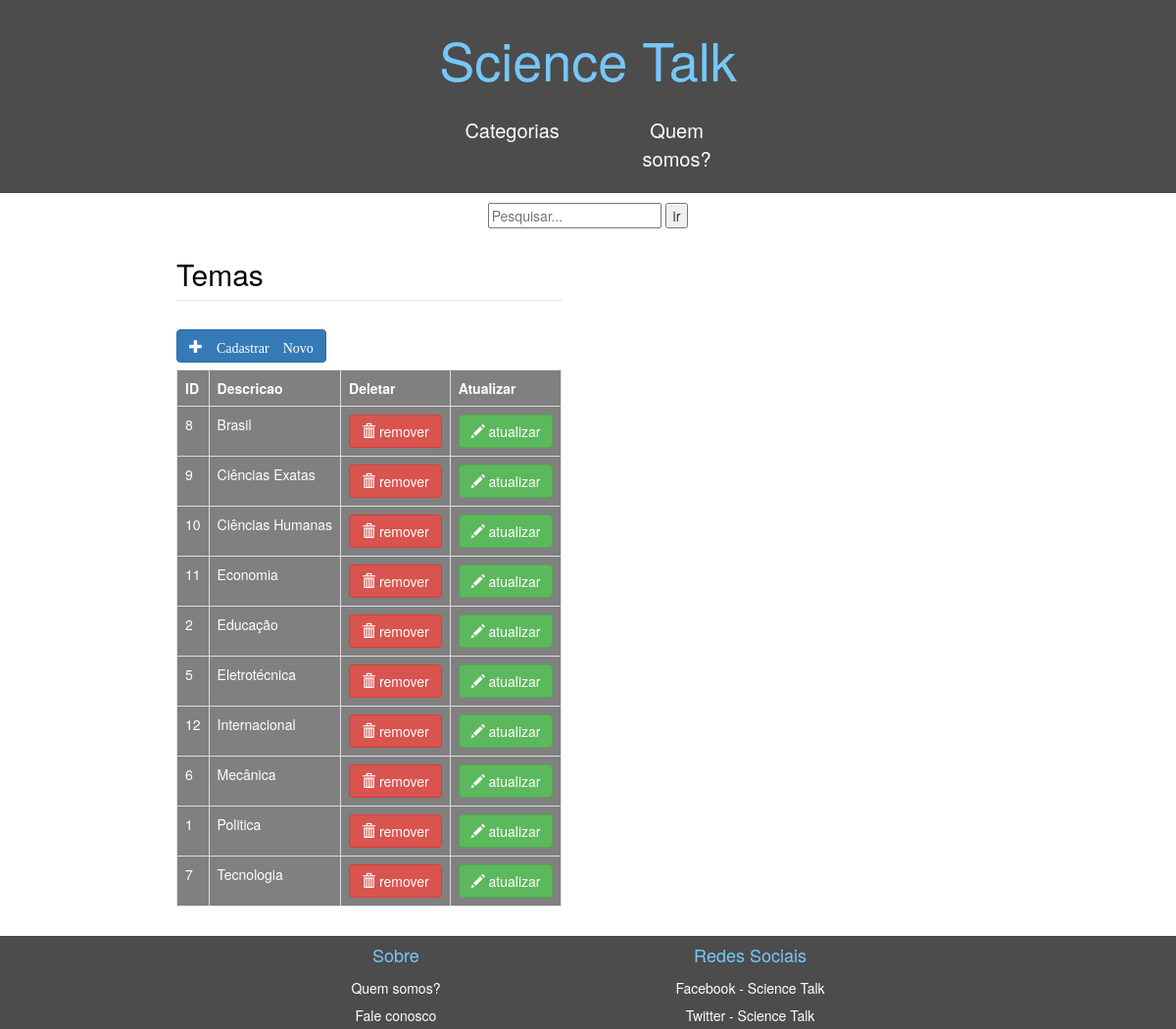
Screenshot of /Admin/ListTemas.php (signed in) with the database file from the repository.
### tables this page shows
CREATE TABLE `tema` (
  `id` int(11) NOT NULL,
  `descricao` varchar(50) NOT NULL
);

### Funcao.php (called while the page is built, shortened)
<?php
function obterConexao(){
  $conexao = mysqli_connect("localhost", "id10754545_root", "senha123", "id10754545_podcast");
  mysqli_set_charset($conexao,'utf8');
  return $conexao;
}
      function obterTema(){
        $temas = array();
        $conexao = obterConexao();
        $sql = "SELECT * FROM `tema` order by descricao ";
        if($result = mysqli_query($conexao, $sql)){
          $temas = $result->fetch_all(MYSQLI_ASSOC);
        }
        return $temas;
      }
?>

### Admin/ListTemas.php (the view, shortened to what this page needs)
<?php
	include_once ('../Funcao.php');
	?>
<!DOCTYPE html>
<html lang="pt-br">
	<head>
    <link rel="stylesheet" href="https://maxcdn.bootstrapcdn.com/bootstrap/3.3.7/css/bootstrap.min.css">
        <link rel="stylesheet" type="text/css" href="../Estilo_PI.css"/>
  </head>
  <body>
		<div class="container">
		<?php include_once ('../menu.php');?>
			<div id="conteudoo">
                <div>
                <fieldset>
			<legend>
				<h2>Temas</h2>
			</legend>
			<table class="table table-bordered  ">
            <caption><a class="btn btn-primary glyphicon glyphicon-plus" href="CadTema.php" role="button"> Cadastrar Novo</a></caption>
				<tr>
					<th>
						ID
					</th>
                    <th>
						Descricao
					</th>
					<th>
						Deletar
					</th>
					<th>
						Atualizar
					</th>
                </tr>
            </div>
                <?php
                    $pods = obterTema();
					foreach ($pods as $pod) {
                        echo "<tr>";
                        echo "<td>" . $pod["id"] . "</td>";
                        echo "<td>" . $pod["descricao"] . "</td>";
                        echo "<td> <form action='DeleteTema.php' method='post'>
				             <input type='hidden' name='id' value=" .$pod['id'].">
							<button class='btn btn-danger'><span class='glyphicon glyphicon-trash'></span> remover</button></form>
							</td>";
							echo "<td> <form action='UpdateTema.php' method='post'>
				             <input type='hidden' name='id' value=" .$pod['id'].">
							 <button class='btn btn-success'><span class='glyphicon glyphicon-pencil'></span> atualizar</button></form>
							</td>";
						echo "</tr>";
                    }
				?>
                </div>
			</div>
			<footer class="footer">
			<?php include_once ('../rodape.php');?>
			</footer>
  </body>
</html>

### Estilo_PI.css (style rules this page uses)
html { height: 100%; }
body { min-height: 100%; display: flex; background-image: url("Images/Background_1.jpg"); background-attachment: fixed; background-size: cover; }
.container { flex-grow: 1; display: flex; flex-direction: column; margin: 0px; padding: 0px; }
#conteudoo { flex-grow: 1; flex-direction: row; display: flex; margin:0 auto; padding:0px; margin-bottom: 1rem; width: 70%; border-radius: 10px 20px; }
table { background-color:grey; color: white; }
legend { color: black; }
caption { margin: 0 auto; justify-content: center; align-items: center; flex-direction: row; }

### rows the page displays
tema: id "8", descricao "Brasil"
tema: id "9", descricao "Ciências Exatas"
tema: id "10", descricao "Ciências Humanas"
tema: id "11", descricao "Economia"
tema: id "2", descricao "Educação"
tema: id "5", descricao "Eletrotécnica"
tema: id "12", descricao "Internacional"
tema: id "6", descricao "Mecânica"
tema: id "1", descricao "Politica"
tema: id "7", descricao "Tecnologia"
